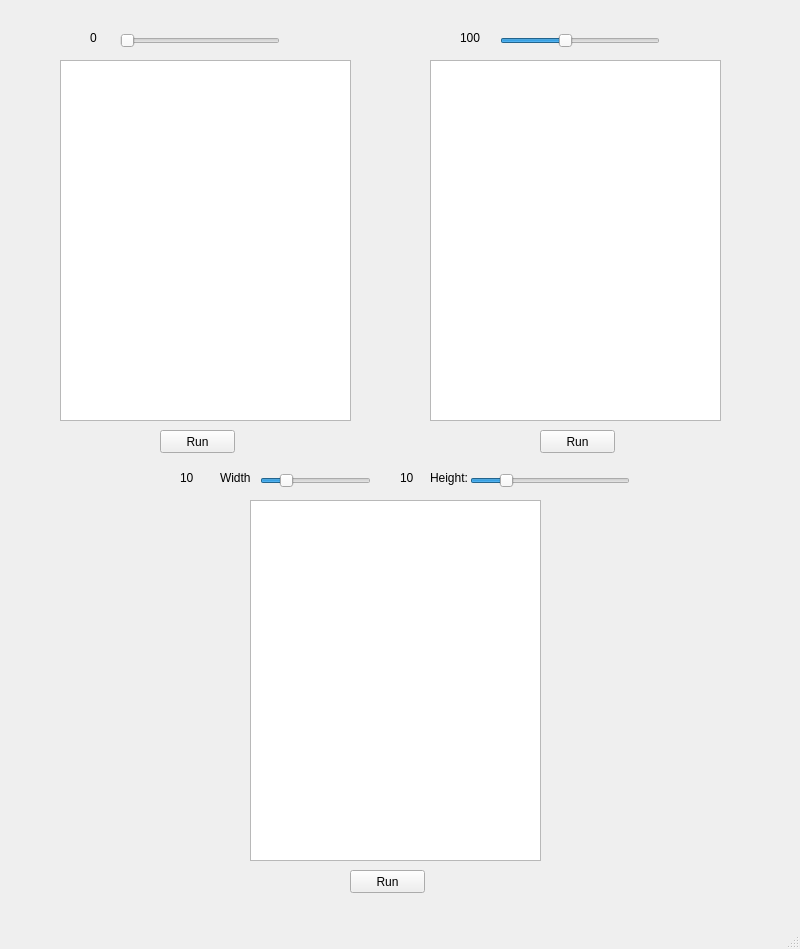
<?xml version="1.0" encoding="UTF-8"?>
<ui version="4.0">
 <class>AdvancedWindow</class>
 <widget class="QMainWindow" name="AdvancedWindow">
  <property name="geometry">
   <rect>
    <x>0</x>
    <y>0</y>
    <width>800</width>
    <height>949</height>
   </rect>
  </property>
  <property name="windowTitle">
   <string>MainWindow</string>
  </property>
  <widget class="QWidget" name="centralwidget">
   <widget class="QPushButton" name="btn_denoise">
    <property name="geometry">
     <rect>
      <x>160</x>
      <y>430</y>
      <width>75</width>
      <height>23</height>
     </rect>
    </property>
    <property name="text">
     <string>Run</string>
    </property>
   </widget>
   <widget class="QGraphicsView" name="boundingImage">
    <property name="geometry">
     <rect>
      <x>250</x>
      <y>500</y>
      <width>291</width>
      <height>361</height>
     </rect>
    </property>
   </widget>
   <widget class="QPushButton" name="btn_bounding">
    <property name="geometry">
     <rect>
      <x>350</x>
      <y>870</y>
      <width>75</width>
      <height>23</height>
     </rect>
    </property>
    <property name="text">
     <string>Run</string>
    </property>
   </widget>
   <widget class="QGraphicsView" name="deNoiseImage">
    <property name="geometry">
     <rect>
      <x>60</x>
      <y>60</y>
      <width>291</width>
      <height>361</height>
     </rect>
    </property>
   </widget>
   <widget class="QPushButton" name="btn_edge">
    <property name="geometry">
     <rect>
      <x>540</x>
      <y>430</y>
      <width>75</width>
      <height>23</height>
     </rect>
    </property>
    <property name="text">
     <string>Run</string>
    </property>
   </widget>
   <widget class="QGraphicsView" name="edgeDetectionImage">
    <property name="geometry">
     <rect>
      <x>430</x>
      <y>60</y>
      <width>291</width>
      <height>361</height>
     </rect>
    </property>
   </widget>
   <widget class="QSlider" name="deNoiseSlider">
    <property name="geometry">
     <rect>
      <x>120</x>
      <y>30</y>
      <width>160</width>
      <height>22</height>
     </rect>
    </property>
    <property name="orientation">
     <enum>Qt::Horizontal</enum>
    </property>
   </widget>
   <widget class="QSlider" name="edgeSlider">
    <property name="geometry">
     <rect>
      <x>500</x>
      <y>30</y>
      <width>160</width>
      <height>22</height>
     </rect>
    </property>
    <property name="maximum">
     <number>250</number>
    </property>
    <property name="value">
     <number>100</number>
    </property>
    <property name="orientation">
     <enum>Qt::Horizontal</enum>
    </property>
   </widget>
   <widget class="QSlider" name="boundingSlider">
    <property name="geometry">
     <rect>
      <x>260</x>
      <y>470</y>
      <width>111</width>
      <height>22</height>
     </rect>
    </property>
    <property name="maximum">
     <number>50</number>
    </property>
    <property name="value">
     <number>10</number>
    </property>
    <property name="orientation">
     <enum>Qt::Horizontal</enum>
    </property>
   </widget>
   <widget class="QLabel" name="label">
    <property name="geometry">
     <rect>
      <x>220</x>
      <y>470</y>
      <width>31</width>
      <height>16</height>
     </rect>
    </property>
    <property name="text">
     <string>Width:</string>
    </property>
   </widget>
   <widget class="QLabel" name="label_2">
    <property name="geometry">
     <rect>
      <x>430</x>
      <y>470</y>
      <width>41</width>
      <height>16</height>
     </rect>
    </property>
    <property name="text">
     <string>Height:</string>
    </property>
   </widget>
   <widget class="QSlider" name="horizontalSlider">
    <property name="geometry">
     <rect>
      <x>470</x>
      <y>470</y>
      <width>160</width>
      <height>22</height>
     </rect>
    </property>
    <property name="maximum">
     <number>50</number>
    </property>
    <property name="value">
     <number>10</number>
    </property>
    <property name="orientation">
     <enum>Qt::Horizontal</enum>
    </property>
   </widget>
   <widget class="QLabel" name="lb_denoise">
    <property name="geometry">
     <rect>
      <x>90</x>
      <y>30</y>
      <width>21</width>
      <height>16</height>
     </rect>
    </property>
    <property name="text">
     <string>0</string>
    </property>
   </widget>
   <widget class="QLabel" name="lb_edge">
    <property name="geometry">
     <rect>
      <x>460</x>
      <y>30</y>
      <width>31</width>
      <height>16</height>
     </rect>
    </property>
    <property name="text">
     <string>100</string>
    </property>
   </widget>
   <widget class="QLabel" name="lb_width">
    <property name="geometry">
     <rect>
      <x>180</x>
      <y>470</y>
      <width>31</width>
      <height>16</height>
     </rect>
    </property>
    <property name="text">
     <string>10</string>
    </property>
   </widget>
   <widget class="QLabel" name="lb_height">
    <property name="geometry">
     <rect>
      <x>400</x>
      <y>470</y>
      <width>31</width>
      <height>16</height>
     </rect>
    </property>
    <property name="text">
     <string>10</string>
    </property>
   </widget>
  </widget>
  <widget class="QMenuBar" name="menubar">
   <property name="geometry">
    <rect>
     <x>0</x>
     <y>0</y>
     <width>800</width>
     <height>21</height>
    </rect>
   </property>
  </widget>
  <widget class="QStatusBar" name="statusbar"/>
 </widget>
 <resources/>
 <connections/>
</ui>
